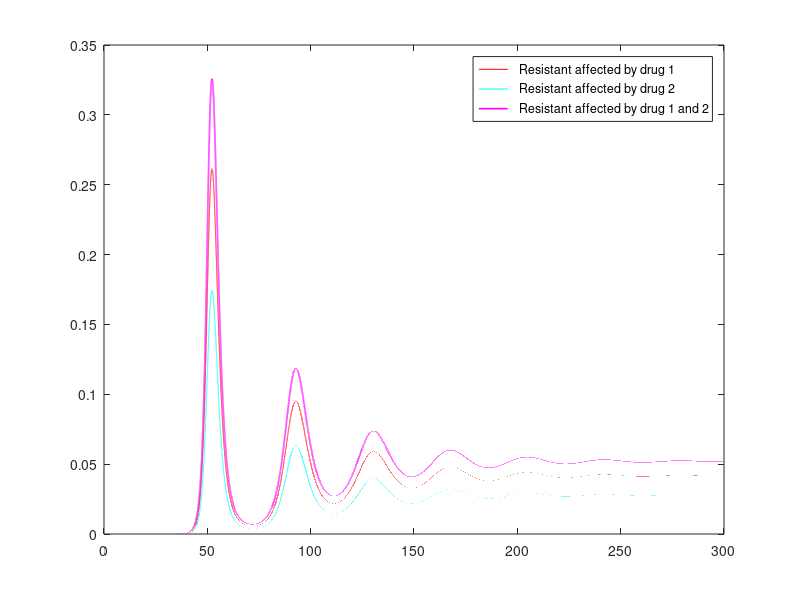

This chart was generated by the following MATLAB code:
% WIth timed drug
% clc
% clear

tn = 12*25; % hours
t0 = 0;  % initial time
h  = 0.001; 

t = t0:h:tn;

nt = length(t);

T    = zeros(nt,1);
IS   = zeros(nt,1);
IR1  = zeros(nt,1);
IR2  = zeros(nt,1);
IR12 = zeros(nt,1);

% Initial conditions
T(1)  = 4;
IS(1) = 3;
IR1(1) = 0;
IR2(1) = 0;
IR12(1) = 0;

% Parameters
lambda = 5/24;
delta = 0.5/24;
b = 0.25;
bs = 0.25;
br1 = 0.24;
br2 = 0.24;
br12 = 0.24;
mu = 10^(-5);
mu1 = (1/2)*mu;
mu2 = (1/3)*mu;
mu12 = (1/6)*mu;
a = 1;
%epsilon=0.9;

time = 2;

% x(1) = target cells (T)
% x(2) = infected sensitive (Is)

    epsilon1 = 0.8;%*i;
    epsilon2 = 0.8;%*j;

    conc1 = 1.0;
    conc2 = 1.0;
    
%j = time/h;
%j = j/h;
k=0;
l=0;
m=0;
    
for i = 1:nt-1
    
    if( i < (time/h)  )
    
    k = k+1;
    
    conc1 = 0.1;
    conc2 = 0.1;
        
    T(i+1)  = T(i) + ...
        h*(lambda - delta*T(i) - ( conc1*(1-epsilon1)*conc2*(1-epsilon2)*bs*IS(i) + br1*IR1(i) + br2*IR2(i) + br12*IR12(i))*T(i) );
    IS(i+1) = IS(i) + ...
        h*( conc1*(1-epsilon1)*conc1*(1-epsilon2)*(1-mu)*bs*IS(i)*T(i) - a*IS(i) );
    IR1(i+1) = IR1(i) + ...
        h*( br1*T(i)*IR1(i) - a*IR1(i) + conc1*(1-epsilon1)*mu1*br1*IS(i)*T(i) );
    IR2(i+1) = IR2(i) + ...
        h*( br1*T(i)*IR2(i) - a*IR2(i) + conc2*(1-epsilon2)*mu2*br2*IS(i)*T(i) );
    IR12(i+1) = IR12(i) + ...
        h*( br1*T(i)*IR12(i) - a*IR12(i) + conc1*(1-epsilon1)*conc2*(1-epsilon2)*mu12*br12*IS(i)*T(i) );
    
    conc1 = 1.0;
    conc2 = 1.0;
    
    %elseif( mod((i/h),time) == 0 )
    %elseif( time * round(double( (i/h) )/time) == (i/h) )
    
    %elseif( mod(i,j) == 0) % & fix((i/h)/time) > time )
    %if( i == j )    
    elseif( mod(i,time/h) == 0 )
    
    l = l+1;
    
    conc1 = 2.5*10^(2);
    conc2 = 2.5*10^(2);
        
    T(i+1)  = T(i) + ...
        h*(lambda - delta*T(i) - ( conc1*(1-epsilon1)*conc2*(1-epsilon2)*bs*IS(i) + br1*IR1(i) + br2*IR2(i) + br12*IR12(i))*T(i) );
    IS(i+1) = IS(i) + ...
        h*( conc1*(1-epsilon1)*conc1*(1-epsilon2)*(1-mu)*bs*IS(i)*T(i) - a*IS(i) );
    IR1(i+1) = IR1(i) + ...
        h*( br1*T(i)*IR1(i) - a*IR1(i) + conc1*(1-epsilon1)*mu1*br1*IS(i)*T(i) );
    IR2(i+1) = IR2(i) + ...
        h*( br1*T(i)*IR2(i) - a*IR2(i) + conc2*(1-epsilon2)*mu2*br2*IS(i)*T(i) );
    IR12(i+1) = IR12(i) + ...
        h*( br1*T(i)*IR12(i) - a*IR12(i) + conc1*(1-epsilon1)*conc2*(1-epsilon2)*mu12*br12*IS(i)*T(i) );
    
    conc1 = 1.0;
    conc2 = 1.0;
    
    else
        
    m=m+1;

    conc1 = 1.0;
    conc2 = 1.0;
        
    T(i+1)  = T(i) + ...
        h*(lambda - delta*T(i) - ( conc1*(1-epsilon1)*conc2*(1-epsilon2)*bs*IS(i) + br1*IR1(i) + br2*IR2(i) + br12*IR12(i))*T(i) );
    IS(i+1) = IS(i) + ...
        h*( conc1*(1-epsilon1)*conc1*(1-epsilon2)*(1-mu)*bs*IS(i)*T(i) - a*IS(i) );
    IR1(i+1) = IR1(i) + ...
        h*( br1*T(i)*IR1(i) - a*IR1(i) + conc1*(1-epsilon1)*mu1*br1*IS(i)*T(i) );
    IR2(i+1) = IR2(i) + ...
        h*( br1*T(i)*IR2(i) - a*IR2(i) + conc2*(1-epsilon2)*mu2*br2*IS(i)*T(i) );
    IR12(i+1) = IR12(i) + ...
        h*( br1*T(i)*IR12(i) - a*IR12(i) + conc1*(1-epsilon1)*conc2*(1-epsilon2)*mu12*br12*IS(i)*T(i) );

    end

 end

    %subplot(10, 10, i);
    %caption1 = sprintf('E1 = %2g', epsilon1);
    %caption2 = sprintf(' E2 = %2g', epsilon2);
    %plot(t,xa(:,1), 'k', t, xa(:,2), 'g', t, xa(:,3), 'r', 'LineWidth', 1.2)
    %title([caption1 caption2])
    
%     plot(t,T, 'b',...
%         t,IS, 'g',...

   plot(t,IR1, 'r',...
        t,IR2, 'c',...
        t,IR12, 'm',...
        'LineWidth', 1.2)
   legend('  Resistant affected by drug 1',...
          '  Resistant affected by drug 2',...
          '  Resistant affected by drug 1 and 2')
   legend('Location', 'NorthEast')
%    %
   %tn/time
   [fprintf('k ') fprintf('l ') fprintf('m ')]
   [k l m]
   
   fprintf('k+l+m=',k+l+m)
   (k+l+m) - tn/h
   %hold on

%    plot(t,T, ...
%           t,IS, 'LineWidth', 2)
%    legend('  Target',...
%           '  Sensitive')
%    legend('Location', 'NorthEast')

      
%     plot(t, IR1)
%     hold on
%     plot(t, IR2)
%     hold on
%     plot(t, IR12)
